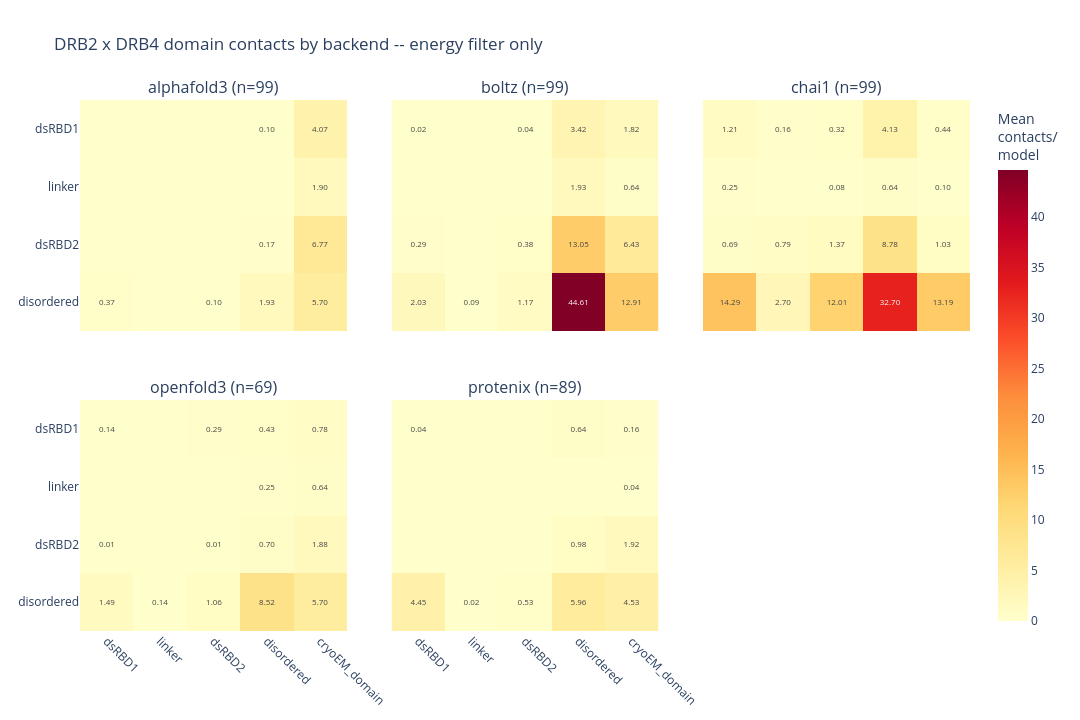
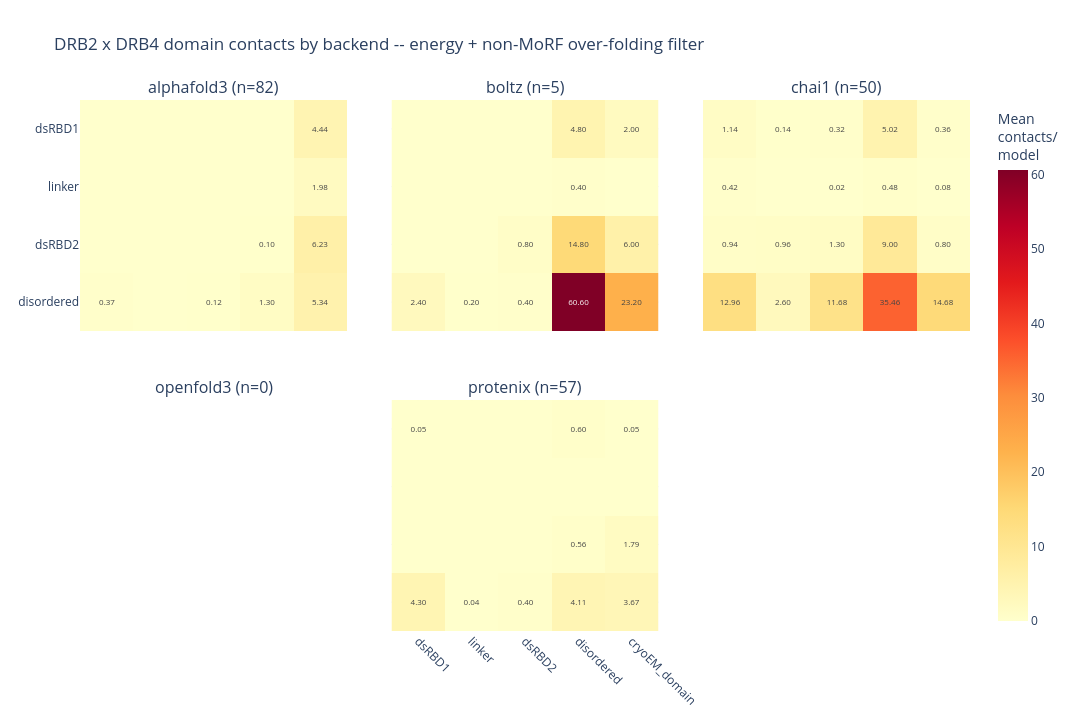

Source (notebook cell) for these figures, in order:
### Markdown cell above
### Per-backend DRB2 × DRB4 domain heatmap — energy filter vs. + non-MoRF over-folding filter

Same panel as the "Per-backend breakdown" section, recomputed on the
doubly-filtered `df_ssf`. Backends wiped out by the over-folding filter show
an empty panel with `n=0` — that absence is part of the convergence answer.

### Code cell
def per_backend_domain_panel(data, title, filename, subdir="non_morf_filter"):
    nmod = data.groupby("backend")["fname"].nunique()
    mats = {b: couple_heatmap_matrix(data[data["backend"] == b], "B", int(nmod.get(b, 0)) or 1)
            for b in backends}
    present = [b for b in backends if mats[b] is not None]
    if not present:
        print(f"'{title}': no models survive -- nothing to plot.")
        return {}
    zmax = max(mats[b][2].values.max() for b in present)
    ncols = min(3, len(backends))
    nrows = -(-len(backends) // ncols)
    fig = make_subplots(rows=nrows, cols=ncols,
                        subplot_titles=[f"{b} (n={int(nmod.get(b, 0))})" for b in backends],
                        shared_yaxes=True, shared_xaxes=True,
                        horizontal_spacing=0.05, vertical_spacing=0.13)
    for i, b in enumerate(backends):
        if mats[b] is None:
            continue
        labels, y_labels, rate = mats[b]
        row, col = i // ncols + 1, i % ncols + 1
        fig.add_trace(go.Heatmap(
            z=rate.values, x=labels, y=y_labels, colorscale="YlOrRd",
            zmin=0, zmax=zmax, showscale=(b == present[-1]),
            text=[[f"{v:.2f}" if v > 0 else "" for v in r] for r in rate.values],
            texttemplate="%{text}", textfont=dict(size=8),
            hovertemplate=f"{b}<br>DRB2: %{{y}}<br>DRB4: %{{x}}<br>%{{z:.3f}} contacts/model<extra></extra>",
            colorbar=dict(title="Mean<br>contacts/<br>model")), row=row, col=col)
    fig.update_yaxes(autorange="reversed")
    fig.update_xaxes(tickangle=45)
    fig.update_layout(title=title, template=TEMPLATE,
                      width=max(1000, 360 * ncols), height=360 * nrows)
    save_fig(fig, filename, subdir)
    return {b: (mats[b][2] if mats[b] is not None else None) for b in backends}

rates_energy = per_backend_domain_panel(
    df, "DRB2 x DRB4 domain contacts by backend -- energy filter only",
    "drb2_drb4_domain_heatmap_by_backend_energyonly.html")
rates_ssf = per_backend_domain_panel(
    df_ssf, "DRB2 x DRB4 domain contacts by backend -- energy + non-MoRF over-folding filter",
    "drb2_drb4_domain_heatmap_by_backend_nonmorf_filtered.html")

# --- numeric convergence: proportional domain-pair map agreement ----------
def _prop(rate_df):
    v = rate_df.values.flatten().astype(float)
    return v / v.sum() if v.sum() else v

def convergence(rates, data):
    rb = {b: r for b, r in rates.items() if r is not None and np.nansum(r.values) > 0}
    bks = sorted(rb)
    C = np.corrcoef(np.vstack([_prop(rb[b]) for b in bks]))
    mean_r = float(np.nanmean(C[np.triu_indices(len(bks), 1)])) if len(bks) > 1 else float("nan")
    tpm = data.groupby(["backend", "cluster", "fname"]).size().groupby("backend").mean()
    cv = float(tpm.std() / tpm.mean())
    return bks, C, mean_r, tpm, cv

for label, rates, data in [("energy filter only", rates_energy, df),
                            ("energy + non-MoRF over-folding filter", rates_ssf, df_ssf)]:
    bks, C, mean_r, tpm, cv = convergence(rates, data)
    print(f"=== {label} ===")
    print(f"backends: {bks}")
    print(f"mean pairwise Pearson r (proportional domain-pair maps): {mean_r:.3f}")
    print(f"contacts/model by backend:\n{tpm.round(1).to_string()}")
    print(f"coefficient of variation of contacts/model across backends: {cv:.3f}")
    display(pd.DataFrame(C, index=bks, columns=bks).round(3))
    print()

### Figure 1 — Plotly figure (JSON) as saved in the notebook; plotly's stock layout.template omitted (floating-point values rounded to 4 significant figures)
{"data": [{"colorbar": {"title": {"text": "Mean<br>contacts/<br>model"}}, "colorscale": [[0.0, "rgb(255,255,204)"], [0.125, "rgb(255,237,160)"], [0.25, "rgb(254,217,118)"], [0.375, "rgb(254,178,76)"], [0.5, "rgb(253,141,60)"], [0.625, "rgb(252,78,42)"], [0.75, "rgb(227,26,28)"], [0.875, "rgb(189,0,38)"], [1.0, "rgb(128,0,38)"]], "hovertemplate": "alphafold3<br>DRB2: %{y}<br>DRB4: %{x}<br>%{z:.3f} contacts/model<extra></extra>", "showscale": false, "text": [["", "", "", "0.10", "4.07"], ["", "", "", "", "1.90"], ["", "", "", "0.17", "6.77"], ["0.37", "", "0.10", "1.93", "5.70"]], "textfont": {"size": 8}, "texttemplate": "%{text}", "type": "heatmap", "x": ["dsRBD1", "linker", "dsRBD2", "disordered", "cryoEM_domain"], "xaxis": "x", "y": ["dsRBD1", "linker", "dsRBD2", "disordered"], "yaxis": "y", "z": [[0.0, 0.0, 0.0, 0.101, 4.071], [0.0, 0.0, 0.0, 0.0, 1.899], [0.0, 0.0, 0.0, 0.1717, 6.768], [0.3737, 0.0, 0.101, 1.929, 5.697]], "zmax": 44.61, "zmin": 0}, {"colorbar": {"title": {"text": "Mean<br>contacts/<br>model"}}, "colorscale": [[0.0, "rgb(255,255,204)"], [0.125, "rgb(255,237,160)"], [0.25, "rgb(254,217,118)"], [0.375, "rgb(254,178,76)"], [0.5, "rgb(253,141,60)"], [0.625, "rgb(252,78,42)"], [0.75, "rgb(227,26,28)"], [0.875, "rgb(189,0,38)"], [1.0, "rgb(128,0,38)"]], "hovertemplate": "boltz<br>DRB2: %{y}<br>DRB4: %{x}<br>%{z:.3f} contacts/model<extra></extra>", "showscale": false, "text": [["0.02", "", "0.04", "3.42", "1.82"], ["", "", "", "1.93", "0.64"], ["0.29", "", "0.38", "13.05", "6.43"], ["2.03", "0.09", "1.17", "44.61", "12.91"]], "textfont": {"size": 8}, "texttemplate": "%{text}", "type": "heatmap", "x": ["dsRBD1", "linker", "dsRBD2", "disordered", "cryoEM_domain"], "xaxis": "x2", "y": ["dsRBD1", "linker", "dsRBD2", "disordered"], "yaxis": "y2", "z": [[0.0202, 0.0, 0.0404, 3.424, 1.818], [0.0, 0.0, 0.0, 1.929, 0.6364], [0.2929, 0.0, 0.3838, 13.05, 6.434], [2.03, 0.09091, 1.172, 44.61, 12.91]], "zmax": 44.61, "zmin": 0}, {"colorbar": {"title": {"text": "Mean<br>contacts/<br>model"}}, "colorscale": [[0.0, "rgb(255,255,204)"], [0.125, "rgb(255,237,160)"], [0.25, "rgb(254,217,118)"], [0.375, "rgb(254,178,76)"], [0.5, "rgb(253,141,60)"], [0.625, "rgb(252,78,42)"], [0.75, "rgb(227,26,28)"], [0.875, "rgb(189,0,38)"], [1.0, "rgb(128,0,38)"]], "hovertemplate": "chai1<br>DRB2: %{y}<br>DRB4: %{x}<br>%{z:.3f} contacts/model<extra></extra>", "showscale": false, "text": [["1.21", "0.16", "0.32", "4.13", "0.44"], ["0.25", "", "0.08", "0.64", "0.10"], ["0.69", "0.79", "1.37", "8.78", "1.03"], ["14.29", "2.70", "12.01", "32.70", "13.19"]], "textfont": {"size": 8}, "texttemplate": "%{text}", "type": "heatmap", "x": ["dsRBD1", "linker", "dsRBD2", "disordered", "cryoEM_domain"], "xaxis": "x3", "y": ["dsRBD1", "linker", "dsRBD2", "disordered"], "yaxis": "y3", "z": [[1.212, 0.1616, 0.3232, 4.131, 0.4444], [0.2525, 0.0, 0.08081, 0.6364, 0.101], [0.6869, 0.7879, 1.374, 8.778, 1.03], [14.29, 2.697, 12.01, 32.7, 13.19]], "zmax": 44.61, "zmin": 0}, {"colorbar": {"title": {"text": "Mean<br>contacts/<br>model"}}, "colorscale": [[0.0, "rgb(255,255,204)"], [0.125, "rgb(255,237,160)"], [0.25, "rgb(254,217,118)"], [0.375, "rgb(254,178,76)"], [0.5, "rgb(253,141,60)"], [0.625, "rgb(252,78,42)"], [0.75, "rgb(227,26,28)"], [0.875, "rgb(189,0,38)"], [1.0, "rgb(128,0,38)"]], "hovertemplate": "openfold3<br>DRB2: %{y}<br>DRB4: %{x}<br>%{z:.3f} contacts/model<extra></extra>", "showscale": false, "text": [["0.14", "", "0.29", "0.43", "0.78"], ["", "", "", "0.25", "0.64"], ["0.01", "", "0.01", "0.70", "1.88"], ["1.49", "0.14", "1.06", "8.52", "5.70"]], "textfont": {"size": 8}, "texttemplate": "%{text}", "type": "heatmap", "x": ["dsRBD1", "linker", "dsRBD2", "disordered", "cryoEM_domain"], "xaxis": "x4", "y": ["dsRBD1", "linker", "dsRBD2", "disordered"], "yaxis": "y4", "z": [[0.1449, 0.0, 0.2899, 0.4348, 0.7826], [0.0, 0.0, 0.0, 0.2464, 0.6377], [0.01449, 0.0, 0.01449, 0.6957, 1.884], [1.493, 0.1449, 1.058, 8.522, 5.696]], "zmax": 44.61, "zmin": 0}, {"colorbar": {"title": {"text": "Mean<br>contacts/<br>model"}}, "colorscale": [[0.0, "rgb(255,255,204)"], [0.125, "rgb(255,237,160)"], [0.25, "rgb(254,217,118)"], [0.375, "rgb(254,178,76)"], [0.5, "rgb(253,141,60)"], [0.625, "rgb(252,78,42)"], [0.75, "rgb(227,26,28)"], [0.875, "rgb(189,0,38)"], [1.0, "rgb(128,0,38)"]], "hovertemplate": "protenix<br>DRB2: %{y}<br>DRB4: %{x}<br>%{z:.3f} contacts/model<extra></extra>", "showscale": true, "text": [["0.04", "", "", "0.64", "0.16"], ["", "", "", "", "0.04"], ["", "", "", "0.98", "1.92"], ["4.45", "0.02", "0.53", "5.96", "4.53"]], "textfont": {"size": 8}, "texttemplate": "%{text}", "type": "heatmap", "x": ["dsRBD1", "linker", "dsRBD2", "disordered", "cryoEM_domain"], "xaxis": "x5", "y": ["dsRBD1", "linker", "dsRBD2", "disordered"], "yaxis": "y5", "z": [[0.04494, 0.0, 0.0, 0.6404, 0.1573], [0.0, 0.0, 0.0, 0.0, 0.04494], [0.0, 0.0, 0.0, 0.9775, 1.921], [4.449, 0.02247, 0.5281, 5.955, 4.528]], "zmax": 44.61, "zmin": 0}], "layout": {"annotations": [{"font": {"size": 16}, "showarrow": false, "text": "alphafold3 (n=99)", "x": 0.15, "xanchor": "center", "xref": "paper", "y": 1.0, "yanchor": "bottom", "yref": "paper"}, {"font": {"size": 16}, "showarrow": false, "text": "boltz (n=99)", "x": 0.5, "xanchor": "center", "xref": "paper", "y": 1.0, "yanchor": "bottom", "yref": "paper"}, {"font": {"size": 16}, "showarrow": false, "text": "chai1 (n=99)", "x": 0.85, "xanchor": "center", "xref": "paper", "y": 1.0, "yanchor": "bottom", "yref": "paper"}, {"font": {"size": 16}, "showarrow": false, "text": "openfold3 (n=69)", "x": 0.15, "xanchor": "center", "xref": "paper", "y": 0.435, "yanchor": "bottom", "yref": "paper"}, {"font": {"size": 16}, "showarrow": false, "text": "protenix (n=89)", "x": 0.5, "xanchor": "center", "xref": "paper", "y": 0.435, "yanchor": "bottom", "yref": "paper"}], "height": 720, "title": {"text": "DRB2 x DRB4 domain contacts by backend -- energy filter only"}, "width": 1080, "xaxis": {"anchor": "y", "domain": [0.0, 0.3], "matches": "x4", "showticklabels": false, "tickangle": 45}, "xaxis2": {"anchor": "y2", "domain": [0.35, 0.65], "matches": "x5", "showticklabels": false, "tickangle": 45}, "xaxis3": {"anchor": "y3", "domain": [0.7, 1.0], "matches": "x6", "showticklabels": false, "tickangle": 45}, "xaxis4": {"anchor": "y4", "domain": [0.0, 0.3], "tickangle": 45}, "xaxis5": {"anchor": "y5", "domain": [0.35, 0.65], "tickangle": 45}, "xaxis6": {"anchor": "y6", "domain": [0.7, 1.0], "tickangle": 45}, "yaxis": {"anchor": "x", "autorange": "reversed", "domain": [0.565, 1.0]}, "yaxis2": {"anchor": "x2", "autorange": "reversed", "domain": [0.565, 1.0], "matches": "y", "showticklabels": false}, "yaxis3": {"anchor": "x3", "autorange": "reversed", "domain": [0.565, 1.0], "matches": "y", "showticklabels": false}, "yaxis4": {"anchor": "x4", "autorange": "reversed", "domain": [0.0, 0.435]}, "yaxis5": {"anchor": "x5", "autorange": "reversed", "domain": [0.0, 0.435], "matches": "y4", "showticklabels": false}, "yaxis6": {"anchor": "x6", "autorange": "reversed", "domain": [0.0, 0.435], "matches": "y4", "showticklabels": false}}}

### Figure 2 — Plotly figure (JSON) as saved in the notebook; plotly's stock layout.template omitted (floating-point values rounded to 4 significant figures)
{"data": [{"colorbar": {"title": {"text": "Mean<br>contacts/<br>model"}}, "colorscale": [[0.0, "rgb(255,255,204)"], [0.125, "rgb(255,237,160)"], [0.25, "rgb(254,217,118)"], [0.375, "rgb(254,178,76)"], [0.5, "rgb(253,141,60)"], [0.625, "rgb(252,78,42)"], [0.75, "rgb(227,26,28)"], [0.875, "rgb(189,0,38)"], [1.0, "rgb(128,0,38)"]], "hovertemplate": "alphafold3<br>DRB2: %{y}<br>DRB4: %{x}<br>%{z:.3f} contacts/model<extra></extra>", "showscale": false, "text": [["", "", "", "", "4.44"], ["", "", "", "", "1.98"], ["", "", "", "0.10", "6.23"], ["0.37", "", "0.12", "1.30", "5.34"]], "textfont": {"size": 8}, "texttemplate": "%{text}", "type": "heatmap", "x": ["dsRBD1", "linker", "dsRBD2", "disordered", "cryoEM_domain"], "xaxis": "x", "y": ["dsRBD1", "linker", "dsRBD2", "disordered"], "yaxis": "y", "z": [[0.0, 0.0, 0.0, 0.0, 4.439], [0.0, 0.0, 0.0, 0.0, 1.976], [0.0, 0.0, 0.0, 0.09756, 6.232], [0.3659, 0.0, 0.122, 1.305, 5.341]], "zmax": 60.6, "zmin": 0}, {"colorbar": {"title": {"text": "Mean<br>contacts/<br>model"}}, "colorscale": [[0.0, "rgb(255,255,204)"], [0.125, "rgb(255,237,160)"], [0.25, "rgb(254,217,118)"], [0.375, "rgb(254,178,76)"], [0.5, "rgb(253,141,60)"], [0.625, "rgb(252,78,42)"], [0.75, "rgb(227,26,28)"], [0.875, "rgb(189,0,38)"], [1.0, "rgb(128,0,38)"]], "hovertemplate": "boltz<br>DRB2: %{y}<br>DRB4: %{x}<br>%{z:.3f} contacts/model<extra></extra>", "showscale": false, "text": [["", "", "", "4.80", "2.00"], ["", "", "", "0.40", ""], ["", "", "0.80", "14.80", "6.00"], ["2.40", "0.20", "0.40", "60.60", "23.20"]], "textfont": {"size": 8}, "texttemplate": "%{text}", "type": "heatmap", "x": ["dsRBD1", "linker", "dsRBD2", "disordered", "cryoEM_domain"], "xaxis": "x2", "y": ["dsRBD1", "linker", "dsRBD2", "disordered"], "yaxis": "y2", "z": [[0.0, 0.0, 0.0, 4.8, 2.0], [0.0, 0.0, 0.0, 0.4, 0.0], [0.0, 0.0, 0.8, 14.8, 6.0], [2.4, 0.2, 0.4, 60.6, 23.2]], "zmax": 60.6, "zmin": 0}, {"colorbar": {"title": {"text": "Mean<br>contacts/<br>model"}}, "colorscale": [[0.0, "rgb(255,255,204)"], [0.125, "rgb(255,237,160)"], [0.25, "rgb(254,217,118)"], [0.375, "rgb(254,178,76)"], [0.5, "rgb(253,141,60)"], [0.625, "rgb(252,78,42)"], [0.75, "rgb(227,26,28)"], [0.875, "rgb(189,0,38)"], [1.0, "rgb(128,0,38)"]], "hovertemplate": "chai1<br>DRB2: %{y}<br>DRB4: %{x}<br>%{z:.3f} contacts/model<extra></extra>", "showscale": false, "text": [["1.14", "0.14", "0.32", "5.02", "0.36"], ["0.42", "", "0.02", "0.48", "0.08"], ["0.94", "0.96", "1.30", "9.00", "0.80"], ["12.96", "2.60", "11.68", "35.46", "14.68"]], "textfont": {"size": 8}, "texttemplate": "%{text}", "type": "heatmap", "x": ["dsRBD1", "linker", "dsRBD2", "disordered", "cryoEM_domain"], "xaxis": "x3", "y": ["dsRBD1", "linker", "dsRBD2", "disordered"], "yaxis": "y3", "z": [[1.14, 0.14, 0.32, 5.02, 0.36], [0.42, 0.0, 0.02, 0.48, 0.08], [0.94, 0.96, 1.3, 9.0, 0.8], [12.96, 2.6, 11.68, 35.46, 14.68]], "zmax": 60.6, "zmin": 0}, {"colorbar": {"title": {"text": "Mean<br>contacts/<br>model"}}, "colorscale": [[0.0, "rgb(255,255,204)"], [0.125, "rgb(255,237,160)"], [0.25, "rgb(254,217,118)"], [0.375, "rgb(254,178,76)"], [0.5, "rgb(253,141,60)"], [0.625, "rgb(252,78,42)"], [0.75, "rgb(227,26,28)"], [0.875, "rgb(189,0,38)"], [1.0, "rgb(128,0,38)"]], "hovertemplate": "protenix<br>DRB2: %{y}<br>DRB4: %{x}<br>%{z:.3f} contacts/model<extra></extra>", "showscale": true, "text": [["0.05", "", "", "0.60", "0.05"], ["", "", "", "", ""], ["", "", "", "0.56", "1.79"], ["4.30", "0.04", "0.40", "4.11", "3.67"]], "textfont": {"size": 8}, "texttemplate": "%{text}", "type": "heatmap", "x": ["dsRBD1", "linker", "dsRBD2", "disordered", "cryoEM_domain"], "xaxis": "x5", "y": ["dsRBD1", "linker", "dsRBD2", "disordered"], "yaxis": "y5", "z": [[0.05263, 0.0, 0.0, 0.5965, 0.05263], [0.0, 0.0, 0.0, 0.0, 0.0], [0.0, 0.0, 0.0, 0.5614, 1.789], [4.298, 0.03509, 0.4035, 4.105, 3.667]], "zmax": 60.6, "zmin": 0}], "layout": {"annotations": [{"font": {"size": 16}, "showarrow": false, "text": "alphafold3 (n=82)", "x": 0.15, "xanchor": "center", "xref": "paper", "y": 1.0, "yanchor": "bottom", "yref": "paper"}, {"font": {"size": 16}, "showarrow": false, "text": "boltz (n=5)", "x": 0.5, "xanchor": "center", "xref": "paper", "y": 1.0, "yanchor": "bottom", "yref": "paper"}, {"font": {"size": 16}, "showarrow": false, "text": "chai1 (n=50)", "x": 0.85, "xanchor": "center", "xref": "paper", "y": 1.0, "yanchor": "bottom", "yref": "paper"}, {"font": {"size": 16}, "showarrow": false, "text": "openfold3 (n=0)", "x": 0.15, "xanchor": "center", "xref": "paper", "y": 0.435, "yanchor": "bottom", "yref": "paper"}, {"font": {"size": 16}, "showarrow": false, "text": "protenix (n=57)", "x": 0.5, "xanchor": "center", "xref": "paper", "y": 0.435, "yanchor": "bottom", "yref": "paper"}], "height": 720, "title": {"text": "DRB2 x DRB4 domain contacts by backend -- energy + non-MoRF over-folding filter"}, "width": 1080, "xaxis": {"anchor": "y", "domain": [0.0, 0.3], "matches": "x4", "showticklabels": false, "tickangle": 45}, "xaxis2": {"anchor": "y2", "domain": [0.35, 0.65], "matches": "x5", "showticklabels": false, "tickangle": 45}, "xaxis3": {"anchor": "y3", "domain": [0.7, 1.0], "matches": "x6", "showticklabels": false, "tickangle": 45}, "xaxis4": {"anchor": "y4", "domain": [0.0, 0.3], "tickangle": 45}, "xaxis5": {"anchor": "y5", "domain": [0.35, 0.65], "tickangle": 45}, "xaxis6": {"anchor": "y6", "domain": [0.7, 1.0], "tickangle": 45}, "yaxis": {"anchor": "x", "autorange": "reversed", "domain": [0.565, 1.0]}, "yaxis2": {"anchor": "x2", "autorange": "reversed", "domain": [0.565, 1.0], "matches": "y", "showticklabels": false}, "yaxis3": {"anchor": "x3", "autorange": "reversed", "domain": [0.565, 1.0], "matches": "y", "showticklabels": false}, "yaxis4": {"anchor": "x4", "autorange": "reversed", "domain": [0.0, 0.435]}, "yaxis5": {"anchor": "x5", "autorange": "reversed", "domain": [0.0, 0.435], "matches": "y4", "showticklabels": false}, "yaxis6": {"anchor": "x6", "autorange": "reversed", "domain": [0.0, 0.435], "matches": "y4", "showticklabels": false}}}
